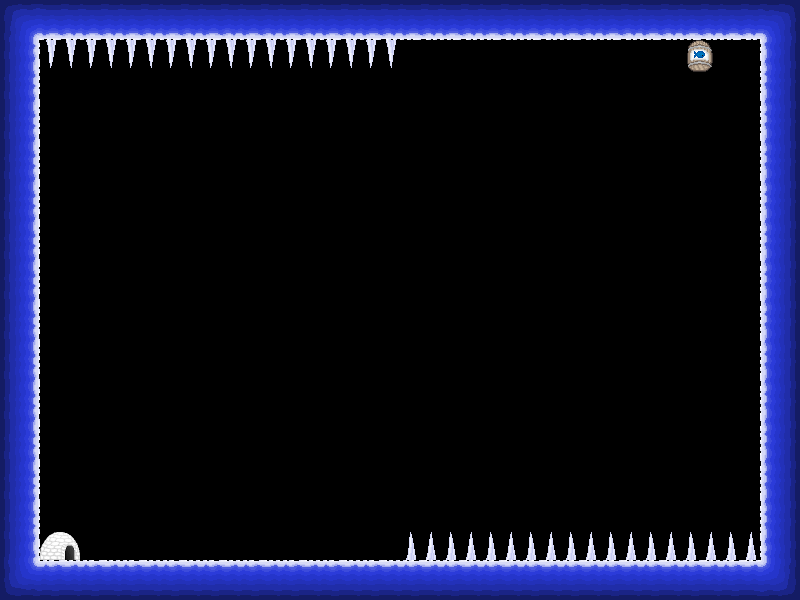

The image is a tile-based game level rendered from a .tmx file. Its description and source (layers, tilesets, objects; grid data summarised) follow:
An orthogonal 20x15 tile map with 40x40 px tiles, 1 tile layer (Kachelebene 1), 4 tilesets.

<map version="1.0" orientation="orthogonal" width="20" height="15" tilewidth="40" tileheight="40">
 <tileset firstgid="1" name="Objekte" tilewidth="40" tileheight="40">
  <image source="Objekte.png" width="160" height="120" />
  <tile id="0">
   <properties>
    <property name="die" value="true" />
    <property name="id" value="14" />
   </properties>
  </tile>
  <tile id="1">
   <properties>
    <property name="die" value="true" />
    <property name="id" value="15" />
   </properties>
  </tile>
  <tile id="2">
   <properties>
    <property name="die" value="true" />
    <property name="id" value="16" />
   </properties>
  </tile>
  <tile id="3">
   <properties>
    <property name="die" value="true" />
    <property name="id" value="17" />
   </properties>
  </tile>
  <tile id="4">
   <properties>
    <property name="id" value="18" />
    <property name="level" value="true" />
   </properties>
  </tile>
  <tile id="5">
   <properties>
    <property name="id" value="19" />
    <property name="level" value="true" />
   </properties>
  </tile>
  <tile id="6">
   <properties>
    <property name="id" value="20" />
    <property name="level" value="true" />
   </properties>
  </tile>
  <tile id="7">
   <properties>
    <property name="id" value="21" />
    <property name="level" value="true" />
   </properties>
  </tile>
  <tile id="8">
   <properties>
    <property name="fish" value="true" />
    <property name="id" value="22" />
   </properties>
  </tile>
  <tile id="9">
   <properties>
    <property name="fish" value="true" />
    <property name="id" value="23" />
   </properties>
  </tile>
  <tile id="10">
   <properties>
    <property name="fish" value="true" />
    <property name="id" value="24" />
   </properties>
  </tile>
  <tile id="11">
   <properties>
    <property name="fish" value="true" />
    <property name="id" value="25" />
   </properties>
  </tile>
 </tileset>
 <tileset firstgid="13" name="Personen" tilewidth="40" tileheight="40">
  <image source="Personen.png" width="160" height="160" />
 </tileset>
 <tileset firstgid="29" name="Texturen" tilewidth="40" tileheight="40">
  <image source="Texturen.png" width="160" height="480" />
  <tile id="0">
   <properties>
    <property name="blocked" value="true" />
    <property name="id" value="0" />
   </properties>
  </tile>
  <tile id="1">
   <properties>
    <property name="blocked" value="true" />
    <property name="id" value="1" />
   </properties>
  </tile>
  <tile id="2">
   <properties>
    <property name="blocked" value="true" />
    <property name="id" value="3" />
   </properties>
  </tile>
  <tile id="3">
   <properties>
    <property name="blocked" value="true" />
    <property name="id" value="4" />
   </properties>
  </tile>
  <tile id="4">
   <properties>
    <property name="blocked" value="true" />
    <property name="id" value="5" />
   </properties>
  </tile>
  <tile id="5">
   <properties>
    <property name="blocked" value="true" />
    <property name="id" value="6" />
   </properties>
  </tile>
  <tile id="6">
   <properties>
    <property name="blocked" value="true" />
    <property name="id" value="7" />
   </properties>
  </tile>
  <tile id="7">
   <properties>
    <property name="blocked" value="true" />
    <property name="id" value="8" />
   </properties>
  </tile>
  <tile id="8">
   <properties>
    <property name="blocked" value="true" />
    <property name="id" value="9" />
   </properties>
  </tile>
  <tile id="9">
   <properties>
    <property name="blocked" value="true" />
    <property name="id" value="10" />
   </properties>
  </tile>
  <tile id="10">
   <properties>
    <property name="blocked" value="true" />
    <property name="id" value="11" />
   </properties>
  </tile>
  <tile id="11">
   <properties>
    <property name="blocked" value="true" />
    <property name="id" value="12" />
   </properties>
  </tile>
  <tile id="12">
   <properties>
    <property name="blocked" value="true" />
    <property name="id" value="13" />
   </properties>
  </tile>
  <tile id="13">
   <properties>
    <property name="blocked" value="true" />
    <property name="id" value="27" />
   </properties>
  </tile>
  <tile id="14">
   <properties>
    <property name="blocked" value="true" />
    <property name="id" value="28" />
   </properties>
  </tile>
  <tile id="15">
   <properties>
    <property name="blocked" value="true" />
    <property name="id" value="29" />
   </properties>
  </tile>
  <tile id="16">
   <properties>
    <property name="blocked" value="true" />
    <property name="id" value="30" />
   </properties>
  </tile>
  <tile id="17">
   <properties>
    <property name="blocked" value="true" />
    <property name="id" value="31" />
   </properties>
  </tile>
  <tile id="18">
   <properties>
    <property name="blocked" value="true" />
    <property name="id" value="32" />
   </properties>
  </tile>
  <tile id="19">
   <properties>
    <property name="blocked" value="true" />
    <property name="id" value="33" />
   </properties>
  </tile>
  <tile id="20">
   <properties>
    <property name="blocked" value="true" />
    <property name="id" value="34" />
   </properties>
  </tile>
  <tile id="21">
   <properties>
    <property name="blocked" value="true" />
    <property name="id" value="35" />
   </properties>
  </tile>
  <tile id="22">
   <properties>
    <property name="blocked" value="true" />
    <property name="id" value="36" />
   </properties>
  </tile>
  <tile id="23">
   <properties>
    <property name="blocked" value="true" />
    <property name="id" value="37" />
   </properties>
  </tile>
  <tile id="24">
   <properties>
    <property name="blocked" value="true" />
    <property name="id" value="38" />
   </properties>
  </tile>
  <tile id="25">
   <properties>
    <property name="blocked" value="true" />
    <property name="id" value="39" />
   </properties>
  </tile>
  <tile id="26">
   <properties>
    <property name="blocked" value="true" />
    <property name="id" value="40" />
   </properties>
  </tile>
  <tile id="27">
   <properties>
    <property name="blocked" value="true" />
    <property name="id" value="41" />
   </properties>
  </tile>
  <tile id="28">
   <properties>
    <property name="blocked" value="true" />
    <property name="id" value="42" />
   </properties>
  </tile>
  <tile id="29">
   <properties>
    <property name="blocked" value="true" />
    <property name="id" value="43" />
   </properties>
  </tile>
  <tile id="30">
   <properties>
    <property name="blocked" value="true" />
    <property name="id" value="44" />
   </properties>
  </tile>
  <tile id="31">
   <properties>
    <property name="blocked" value="true" />
    <property name="id" value="45" />
   </properties>
  </tile>
  <tile id="32">
   <properties>
    <property name="blocked" value="true" />
    <property name="id" value="46" />
   </properties>
  </tile>
  <tile id="33">
   <properties>
    <property name="blocked" value="true" />
    <property name="id" value="47" />
   </properties>
  </tile>
  <tile id="34">
   <properties>
    <property name="blocked" value="true" />
    <property name="id" value="48" />
   </properties>
  </tile>
  <tile id="35">
   <properties>
    <property name="blocked" value="true" />
    <property name="id" value="49" />
   </properties>
  </tile>
  <tile id="36">
   <properties>
    <property name="blocked" value="true" />
    <property name="id" value="50" />
   </properties>
  </tile>
  <tile id="37">
   <properties>
    <property name="blocked" value="true" />
    <property name="id" value="51" />
   </properties>
  </tile>
  <tile id="38">
   <properties>
    <property name="blocked" value="true" />
    <property name="id" value="52" />
   </properties>
  </tile>
  <tile id="39">
   <properties>
    <property name="blocked" value="true" />
    <property name="id" value="53" />
   </properties>
  </tile>
  <tile id="40">
   <properties>
    <property name="blocked" value="true" />
    <property name="id" value="54" />
   </properties>
  </tile>
  <tile id="41">
   <properties>
    <property name="blocked" value="true" />
    <property name="id" value="55" />
   </properties>
  </tile>
  <tile id="42">
   <properties>
    <property name="blocked" value="true" />
    <property name="id" value="56" />
   </properties>
  </tile>
  <tile id="43">
   <properties>
    <property name="blocked" value="true" />
    <property name="id" value="57" />
   </properties>
  </tile>
  <tile id="44">
   <properties>
    <property name="blocked" value="true" />
    <property name="id" value="58" />
   </properties>
  </tile>
  <tile id="45">
   <properties>
    <property name="blocked" value="true" />
    <property name="id" value="59" />
   </properties>
  </tile>
  <tile id="46">
   <properties>
    <property name="blocked" value="true" />
    <property name="id" value="60" />
   </properties>
  </tile>
 </tileset>
 <tileset firstgid="77" name="Eissturm" tilewidth="40" tileheight="40">
  <image source="Eissturm.png" width="40" height="40" />
  <tile id="0">
   <properties>
    <property name="id" value="26" />
    <property name="rotate" value="true" />
   </properties>
  </tile>
 </tileset>
 <layer name="Kachelebene 1" width="20" height="15">
  <properties>
   <property name="id" value="0" />
  </properties>
  <data>[300 cells, 86 non-empty, 12 distinct tile ids]</data>
 </layer>
 <objectgroup name="Objektebene 1" width="20" height="15">
  <properties>
   <property name="id" value="1" />
  </properties>
 </objectgroup>
</map>
